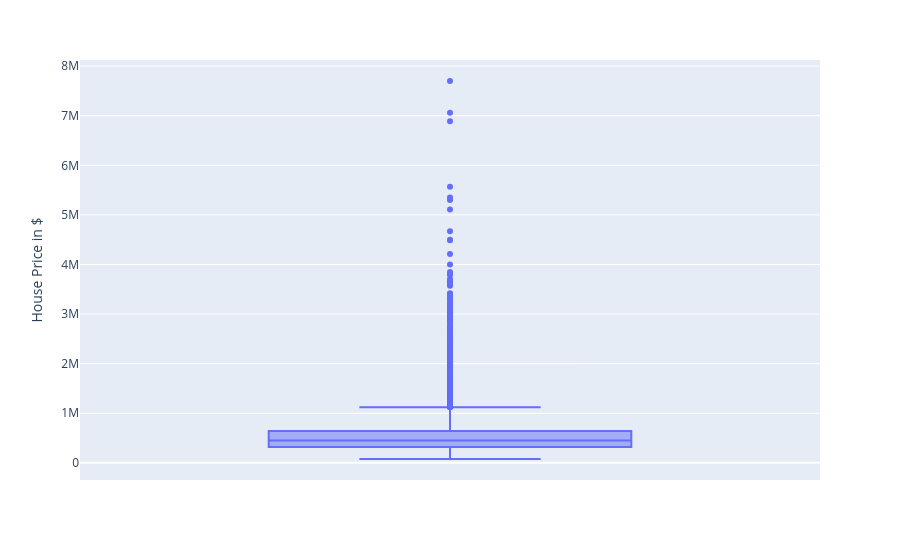

Notebook cell for this chart:
### Markdown cell above
Histograms help us understand both the overall distribution and the rough shape of each variable.

Findings:
- `price` is right-skewed, with a small number of very expensive houses stretching the distribution.
- More than 5000 houses have 2.5 bathrooms. In the U.S., `.5` typically indicates a toilet room without a shower.
- Most houses have between 2 and 5 bedrooms, with 3 bedrooms being the most common.
- Most houses have only one floor.
- Most houses have a grade between 6 and 10 on the 1 to 13 scale.
- Very few houses were built or renovated between 1930 and 1940. Construction increases noticeably after that period.
- `sqft_living` is also somewhat right-skewed.
- Extreme lot sizes distort the lot-area histogram, which makes the main distribution harder to see.

Another useful view is the box plot, which displays the same summary statistics graphically.

### Code cell
# Plot box plots.
fig = px.box(kc_data, y="price", labels={"price": "House Price in $"})
fig.show()

### Figure 1 — Plotly figure (JSON) as saved in the notebook; plotly's stock layout.template omitted (floating-point values rounded to 4 significant figures; data arrays with more than 128 entries replaced by an {"elided": "..."} marker saying what was removed)
{"data": [{"alignmentgroup": "True", "hovertemplate": "House Price in $=%{y}<extra></extra>", "legendgroup": "", "marker": {"color": "#636efa"}, "name": "", "notched": false, "offsetgroup": "", "orientation": "v", "showlegend": false, "type": "box", "x0": " ", "xaxis": "x", "y": {"elided": "21596 float values"}, "y0": " ", "yaxis": "y"}], "layout": {"boxmode": "group", "legend": {"tracegroupgap": 0}, "margin": {"t": 60}, "xaxis": {"anchor": "y", "domain": [0.0, 1.0]}, "yaxis": {"anchor": "x", "domain": [0.0, 1.0], "title": {"text": "House Price in $"}}}}
